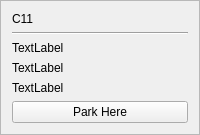
        <widget class="QFrame" name="frame_43">
         <property name="frameShape">
          <enum>QFrame::StyledPanel</enum>
         </property>
         <property name="frameShadow">
          <enum>QFrame::Plain</enum>
         </property>
         <layout class="QGridLayout" name="gridLayout_60">
          <item row="0" column="0">
           <layout class="QVBoxLayout" name="verticalLayout_59">
            <item>
             <widget class="QLabel" name="label_59">
              <property name="text">
               <string>C11</string>
              </property>
             </widget>
            </item>
            <item>
             <widget class="Line" name="line_59">
              <property name="orientation">
               <enum>Qt::Horizontal</enum>
              </property>
             </widget>
            </item>
            <item>
             <widget class="QLabel" name="c11TakenLbl">
              <property name="text">
               <string>TextLabel</string>
              </property>
             </widget>
            </item>
            <item>
             <widget class="QLabel" name="c11handLbl">
              <property name="text">
               <string>TextLabel</string>
              </property>
             </widget>
            </item>
            <item>
             <widget class="QLabel" name="takenByLblc11">
              <property name="text">
               <string>TextLabel</string>
              </property>
             </widget>
            </item>
            <item>
             <widget class="QPushButton" name="c11Btn">
              <property name="text">
               <string>Park Here</string>
              </property>
             </widget>
            </item>
           </layout>
          </item>
         </layout>
        </widget>
